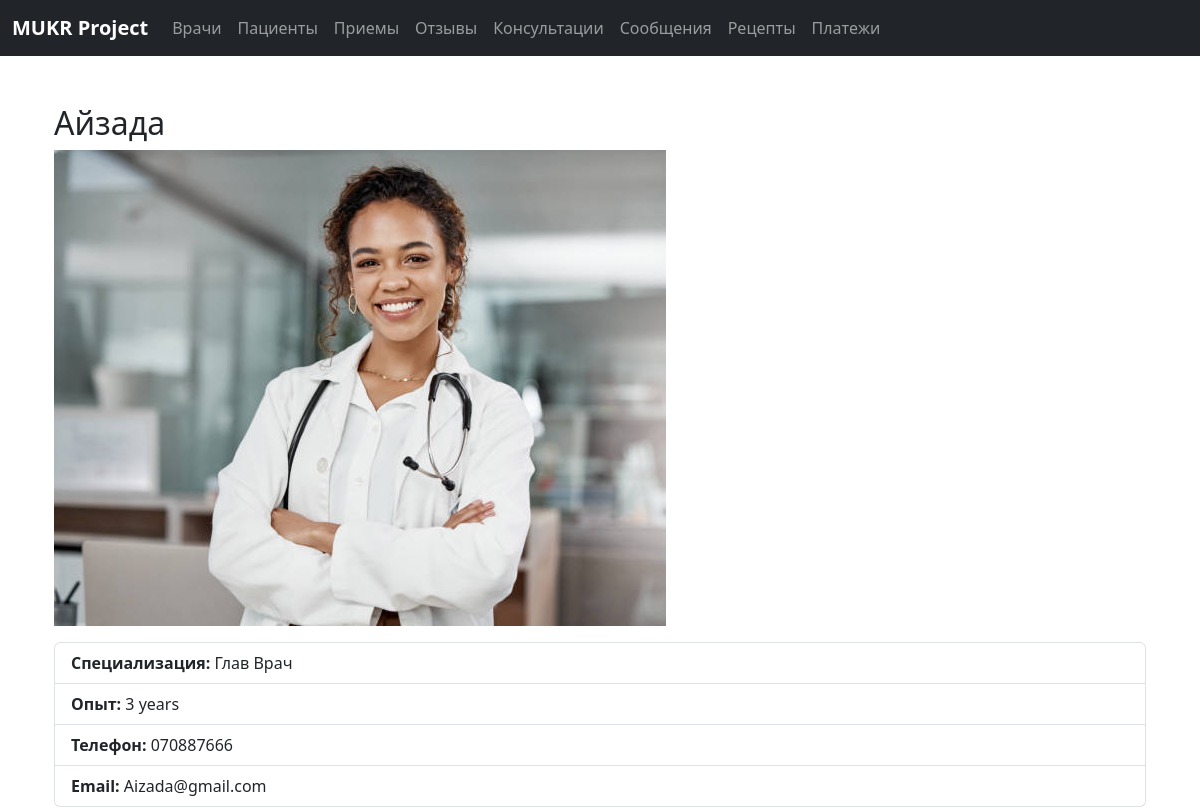
The page /doctors/1/ on the database its author committed.
### app/models.py (models this page shows, shortened)
class Doctor(models.Model):
    name = models.CharField(max_length=100)
    specialization = models.CharField(max_length=100)
    experience = models.IntegerField()
    phone_number = models.CharField(max_length=20)
    image = models.ImageField(upload_to='doctors/', null=True, blank=True)  # Позволяет пустые значения
    email = models.EmailField()

### app/views.py (the view)
# urls.py: path('doctors/<int:pk>/', views.doctor_detail, name='doctor_detail'),
def doctor_detail(request, pk):
    return render(request, 'doctors/doctor_detail.html', {'doctor': Doctor.objects.get(pk=pk)})

### app/templates/doctors/doctor_detail.html (shortened to what this page needs)
{% extends 'base.html' %}
{% block content %}
<div class="container mt-5">
    <h2>{{ doctor.name }}</h2>
    {% if doctor.image %}
    <img src="{{ doctor.image.url }}" class="img-fluid mb-3" alt="{{ doctor.name }}">
    {% endif %}
    <ul class="list-group">
        <li class="list-group-item"><strong>Специализация:</strong> {{ doctor.specialization }}</li>
        <li class="list-group-item"><strong>Опыт:</strong> {{ doctor.experience }} years</li>
        <li class="list-group-item"><strong>Телефон:</strong> {{ doctor.phone_number }}</li>
        <li class="list-group-item"><strong>Email:</strong> {{ doctor.email }}</li>
    </ul>
</div>
{% endblock %}

### app/static/css/style.css (style rules this page uses)
body { background-color: #f8f9fa; }

### app/templates/base.html (style rules this page uses)
body { background-color: white; position: relative; min-height: 100vh; margin: 0; padding: 0; }

### rows shown on the page
Doctor: name "Айзада", image (picture), specialization "Глав Врач", experience "3", phone_number "070887666", email "Aizada@gmail.com"
